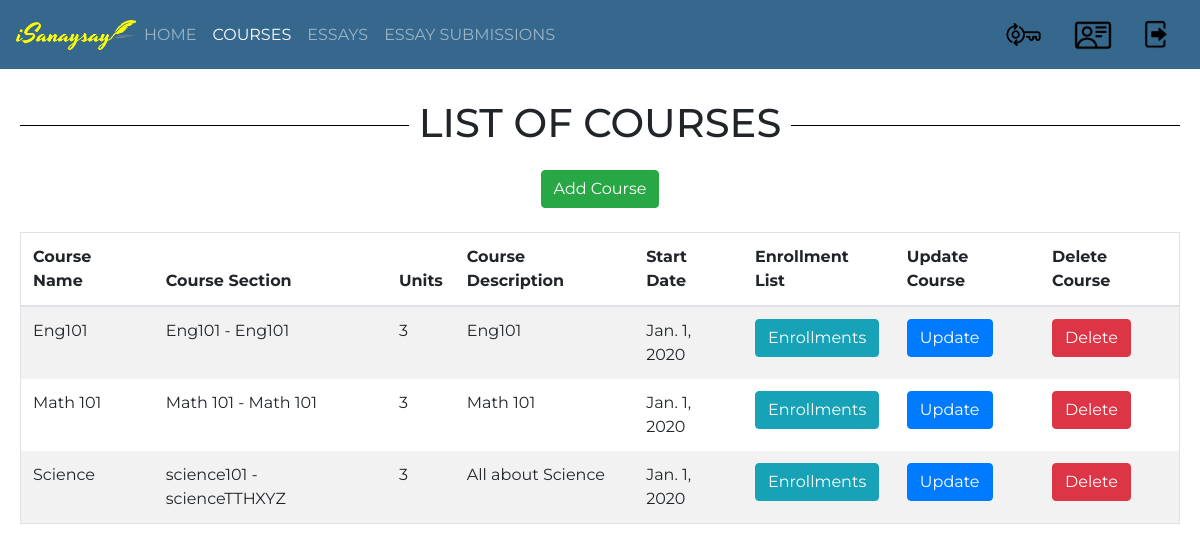
The app's page /isanaysay/view_courses (signed in) with its own data.
### users/models.py (models this page shows, shortened)
class Course(models.Model):
    pass
    semester_Choices = (
        ('A', 'First Semester'),
        ('B', 'Second Semester'),
        ('C', 'Summer'),
    )
    shoolYear_Choices = (
        ('1', '2019-2020'),
        ('2', '2020-2021'),
        ('3', '2021-2022'),
    )
    name = models.CharField(verbose_name="Course Name", max_length=128)
    course_code = models.CharField(verbose_name="Course Code", max_length=128)
    course_description = models.CharField(verbose_name="Course Description", max_length=500)
    course_detail = models.CharField(verbose_name="Course Detail", max_length=100)
    course_unit = models.IntegerField(verbose_name="Course Units", default=3)
    course_semester = models.CharField(max_length=1,choices=semester_Choices, default='A', verbose_name="Semester")
    course_school_year = models.CharField(max_length=1,choices=shoolYear_Choices, default='20', verbose_name="School Year")
    start_date = models.DateField(verbose_name="Course Start Date")
    end_date = models.DateField(verbose_name="Course End Date")
    students = models.ManyToManyField(CustomUser, related_name='students_enrolled')
    teacher = models.ForeignKey(CustomUser, verbose_name="Teacher", on_delete = models.CASCADE)

### users/views.py (the view)
def view_courses(request):
    if request.user.is_authenticated:
        user_id = request.user.id
        template = "list_course.html"
        course_school_years = Course.objects.select_related('teacher').filter(teacher__id=user_id).values('course_school_year').annotate(dcount=Count('course_school_year'))
        course_semesters = Course.objects.select_related('teacher').filter(teacher__id=user_id).values('course_semester').annotate(dcount=Count('course_semester'))
        courses = Course.objects.select_related('teacher').filter(teacher__id=user_id)
        context = {
            'course_school_years': course_school_years,
            'course_semesters': course_semesters,
            'courses': courses,
            'user_id': user_id,
        }
        return render(request, template, context)
    else:
        return HttpResponseRedirect(reverse_lazy('index'))

### users/models.py (called while the page is built)
    def __str__(self):
        return self.first_name + " " + self.middle_name + " " + self.last_name

### templates/list_course.html (shortened to what this page needs)
{% extends 'base.html' %}
{% block content %}
	<div id="parent"><div id="child"><br/><br/><br/>
		<h1><span>LIST OF COURSES</span></h1><br/>
		<a href="{% url 'add-course' %}" class="btn btn-success">Add Course</a> <br /><br />
		<table class="ui-responsive table table-striped table-bordered">
			<thead>
				<tr>
					<th style="text-align:left;">Course Name</th>
					<th style="text-align:left;">Course Section</th>
					<th style="text-align:left;">Units</th>
					<th style="text-align:left;">Course Description</th>
					<th style="text-align:left;">Start Date</th>
					<th style="text-align:left;">Enrollment List</th>
					<th style="text-align:left;">Update Course</th>
					<th style="text-align:left;">Delete Course</th>
				</tr>
			</thead>
			<tbody>
				{% for course in courses %}
				<tr>
					<td style="text-align:left;">{{ course.name }}</td>
					<td style="text-align:left;">{{ course.course_code }} - {{ course.course_detail }}</td>
					<td style="text-align:left;">{{ course.course_unit }} </td>
					<td style="text-align:left;">{{ course.course_description }}</td>
					<td style="text-align:left;">{{ course.start_date }}</td>
					<td style="text-align:left;">
						<button type="button" class="btn btn-info" data-toggle="modal" data-target="#myModal{{ course.id }}">Enrollments</button>
					</td>
					<td style="text-align:left;">
						<a href="{% url 'update-course' course.id %}" class="btn btn-primary">Update</a>
					</td>
					<td style="text-align:left;">
						<a href="{% url 'delete-course' course.id %}" class="btn btn-danger">Delete</a>
					</td>
				</tr>
				{% empty %}
				<tr>
					<td colspan=9>No Courses yet</td>
				</tr>
				{% endfor %}
			</tbody>
		</table>
	</div></div>
{% endblock %}

### templates/base.html (style rules this page uses)
h1 { width: 100%; text-align: center; border-bottom: 1px solid #000; line-height: 0.1em; margin: 10px 0 20px; }
h1 span { background:#fff; padding:0 10px; }
body { font-family: 'Montserrat'; }
.table-bordered td, .table-bordered th { border:0; }
#parent { display: table; width: 100%; }
#child { display: table-cell; text-align: center; vertical-align: middle; padding-left:20px; padding-right:20px; }

### records on screen
Course: name "Eng101", course_code "Eng101", course_detail "Eng101", course_unit "3", course_description "Eng101", start_date "Jan. 1, 2020"
Course: name "Math 101", course_code "Math 101", course_detail "Math 101", course_unit "3", course_description "Math 101", start_date "Jan. 1, 2020"
Course: name "Science", course_code "science101", course_detail "scienceTTHXYZ", course_unit "3", course_description "All about Science", start_date "Jan. 1, 2020"
